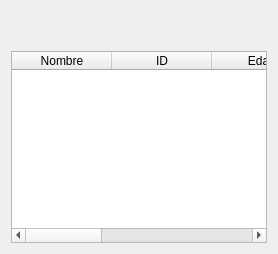
<!-- ================= TABLA PACIENTES (tabla_pacientes.ui) ================= -->
<ui version="4.0">
<class>TablaPacientes</class>
<widget class="QDialog" name="TablaPacientes">
<property name="windowTitle"><string>Pacientes Registrados</string></property>
<layout class="QVBoxLayout" name="verticalLayout">


<item>
<widget class="QLabel" name="labelTitulo">
<property name="text"><string><center><h1>PACIENTES REGISTRADOS</h1></center></string></property>
</widget>
</item>


<item>
<widget class="QLabel" name="labelImagen">
<property name="pixmap"><pixmap>hospital.gif</pixmap></property>
<property name="alignment"><set>Qt::AlignCenter</set></property>
</widget>
</item>


<item>
<widget class="QTableWidget" name="tablaPacientes">
<columncount>6</columncount>
<rowcount>0</rowcount>
<column>
<property name="text"><string>Nombre</string></property>
</column>
<column>
<property name="text"><string>ID</string></property>
</column>
<column>
<property name="text"><string>Edad</string></property>
</column>
<column>
<property name="text"><string>BPM</string></property>
</column>
<column>
<property name="text"><string>SpO₂</string></property>
</column>
<column>
<property name="text"><string>Temperatura</string></property>
</column>
</widget>
</item>


</layout>
</widget>
<resources/>
<connections/>
</ui>
